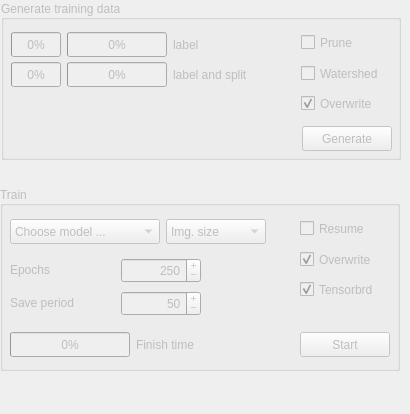
      <widget class="QWidget" name="train_tab">
       <property name="geometry">
        <rect>
         <x>0</x>
         <y>0</y>
         <width>410</width>
         <height>414</height>
        </rect>
       </property>
       <property name="sizePolicy">
        <sizepolicy hsizetype="Ignored" vsizetype="Preferred">
         <horstretch>0</horstretch>
         <verstretch>0</verstretch>
        </sizepolicy>
       </property>
       <attribute name="icon">
        <iconset>
         <normaloff>icons/noun-rocket-7158872.svg</normaloff>icons/noun-rocket-7158872.svg</iconset>
       </attribute>
       <attribute name="label">
        <string>Train model</string>
       </attribute>
       <attribute name="toolTip">
        <string>Train a new or existing model with generated training data</string>
       </attribute>
       <widget class="QWidget" name="verticalLayoutWidget_4">
        <property name="geometry">
         <rect>
          <x>0</x>
          <y>0</y>
          <width>402</width>
          <height>371</height>
         </rect>
        </property>
        <layout class="QVBoxLayout" name="train_vertical_layout" stretch="0,0">
         <item alignment="Qt::AlignmentFlag::AlignHCenter|Qt::AlignmentFlag::AlignTop">
          <widget class="QGroupBox" name="train_generate_groupbox">
           <property name="enabled">
            <bool>false</bool>
           </property>
           <property name="sizePolicy">
            <sizepolicy hsizetype="Fixed" vsizetype="Fixed">
             <horstretch>0</horstretch>
             <verstretch>0</verstretch>
            </sizepolicy>
           </property>
           <property name="minimumSize">
            <size>
             <width>400</width>
             <height>160</height>
            </size>
           </property>
           <property name="maximumSize">
            <size>
             <width>400</width>
             <height>140</height>
            </size>
           </property>
           <property name="title">
            <string>Generate training data</string>
           </property>
           <property name="alignment">
            <set>Qt::AlignmentFlag::AlignLeading|Qt::AlignmentFlag::AlignLeft|Qt::AlignmentFlag::AlignVCenter</set>
           </property>
           <widget class="QWidget" name="layoutWidget">
            <property name="geometry">
             <rect>
              <x>10</x>
              <y>30</y>
              <width>281</width>
              <height>29</height>
             </rect>
            </property>
            <layout class="QHBoxLayout" name="train_progress_A_horizontalLayout">
             <item>
              <widget class="QProgressBar" name="train_polygons_overall_progressbar">
               <property name="enabled">
                <bool>false</bool>
               </property>
               <property name="sizePolicy">
                <sizepolicy hsizetype="MinimumExpanding" vsizetype="Fixed">
                 <horstretch>0</horstretch>
                 <verstretch>0</verstretch>
                </sizepolicy>
               </property>
               <property name="minimumSize">
                <size>
                 <width>50</width>
                 <height>25</height>
                </size>
               </property>
               <property name="maximumSize">
                <size>
                 <width>50</width>
                 <height>25</height>
                </size>
               </property>
               <property name="toolTip">
                <string>&lt;html&gt;&lt;head/&gt;&lt;body&gt;&lt;p&gt;Batch predict progress bar&lt;/p&gt;&lt;/body&gt;&lt;/html&gt;</string>
               </property>
               <property name="maximum">
                <number>20</number>
               </property>
               <property name="value">
                <number>0</number>
               </property>
               <property name="format">
                <string>%p%</string>
               </property>
              </widget>
             </item>
             <item>
              <widget class="QProgressBar" name="train_polygons_frames_progressbar">
               <property name="enabled">
                <bool>false</bool>
               </property>
               <property name="sizePolicy">
                <sizepolicy hsizetype="MinimumExpanding" vsizetype="Fixed">
                 <horstretch>0</horstretch>
                 <verstretch>0</verstretch>
                </sizepolicy>
               </property>
               <property name="minimumSize">
                <size>
                 <width>100</width>
                 <height>25</height>
                </size>
               </property>
               <property name="maximumSize">
                <size>
                 <width>100</width>
                 <height>25</height>
                </size>
               </property>
               <property name="toolTip">
                <string>&lt;html&gt;&lt;head/&gt;&lt;body&gt;&lt;p&gt;Batch predict progress bar&lt;/p&gt;&lt;/body&gt;&lt;/html&gt;</string>
               </property>
               <property name="maximum">
                <number>20</number>
               </property>
               <property name="value">
                <number>0</number>
               </property>
               <property name="format">
                <string>%p%</string>
               </property>
              </widget>
             </item>
             <item>
              <widget class="QLabel" name="train_polygons_label">
               <property name="enabled">
                <bool>false</bool>
               </property>
               <property name="minimumSize">
                <size>
                 <width>0</width>
                 <height>25</height>
                </size>
               </property>
               <property name="maximumSize">
                <size>
                 <width>16777215</width>
                 <height>25</height>
                </size>
               </property>
               <property name="text">
                <string>label</string>
               </property>
              </widget>
             </item>
            </layout>
           </widget>
           <widget class="QWidget" name="layoutWidget">
            <property name="geometry">
             <rect>
              <x>10</x>
              <y>60</y>
              <width>281</width>
              <height>29</height>
             </rect>
            </property>
            <layout class="QHBoxLayout" name="train_progress_B_horizontalLayout">
             <item>
              <widget class="QProgressBar" name="train_export_overall_progressbar">
               <property name="enabled">
                <bool>false</bool>
               </property>
               <property name="sizePolicy">
                <sizepolicy hsizetype="MinimumExpanding" vsizetype="Fixed">
                 <horstretch>0</horstretch>
                 <verstretch>0</verstretch>
                </sizepolicy>
               </property>
               <property name="minimumSize">
                <size>
                 <width>50</width>
                 <height>25</height>
                </size>
               </property>
               <property name="maximumSize">
                <size>
                 <width>50</width>
                 <height>25</height>
                </size>
               </property>
               <property name="toolTip">
                <string>&lt;html&gt;&lt;head/&gt;&lt;body&gt;&lt;p&gt;Batch predict progress bar&lt;/p&gt;&lt;/body&gt;&lt;/html&gt;</string>
               </property>
               <property name="maximum">
                <number>20</number>
               </property>
               <property name="value">
                <number>0</number>
               </property>
               <property name="format">
                <string>%p%</string>
               </property>
              </widget>
             </item>
             <item>
              <widget class="QProgressBar" name="train_export_frames_progressbar">
               <property name="enabled">
                <bool>false</bool>
               </property>
               <property name="sizePolicy">
                <sizepolicy hsizetype="MinimumExpanding" vsizetype="Fixed">
                 <horstretch>0</horstretch>
                 <verstretch>0</verstretch>
                </sizepolicy>
               </property>
               <property name="minimumSize">
                <size>
                 <width>100</width>
                 <height>25</height>
                </size>
               </property>
               <property name="maximumSize">
                <size>
                 <width>100</width>
                 <height>25</height>
                </size>
               </property>
               <property name="toolTip">
                <string>&lt;html&gt;&lt;head/&gt;&lt;body&gt;&lt;p&gt;Batch predict progress bar&lt;/p&gt;&lt;/body&gt;&lt;/html&gt;</string>
               </property>
               <property name="maximum">
                <number>20</number>
               </property>
               <property name="value">
                <number>0</number>
               </property>
               <property name="format">
                <string>%p%</string>
               </property>
              </widget>
             </item>
             <item>
              <widget class="QLabel" name="train_export_label">
               <property name="enabled">
                <bool>false</bool>
               </property>
               <property name="minimumSize">
                <size>
                 <width>0</width>
                 <height>25</height>
                </size>
               </property>
               <property name="maximumSize">
                <size>
                 <width>16777215</width>
                 <height>25</height>
                </size>
               </property>
               <property name="text">
                <string>label and split</string>
               </property>
              </widget>
             </item>
            </layout>
           </widget>
           <widget class="QWidget" name="layoutWidget">
            <property name="geometry">
             <rect>
              <x>300</x>
              <y>30</y>
              <width>90</width>
              <height>81</height>
             </rect>
            </property>
            <layout class="QVBoxLayout" name="train_checkboxes_verticalLayout">
             <property name="spacing">
              <number>10</number>
             </property>
             <item>
              <widget class="QCheckBox" name="train_prune_checkBox">
               <property name="enabled">
                <bool>false</bool>
               </property>
               <property name="minimumSize">
                <size>
                 <width>90</width>
                 <height>25</height>
                </size>
               </property>
               <property name="maximumSize">
                <size>
                 <width>90</width>
                 <height>25</height>
                </size>
               </property>
               <property name="toolTip">
                <string>Exclude frames in which only a subset of all
labels is present.</string>
               </property>
               <property name="text">
                <string>Prune</string>
               </property>
               <property name="checked">
                <bool>false</bool>
               </property>
              </widget>
             </item>
             <item>
              <widget class="QCheckBox" name="train_data_watershed_checkBox">
               <property name="enabled">
                <bool>false</bool>
               </property>
               <property name="minimumSize">
                <size>
                 <width>90</width>
                 <height>25</height>
                </size>
               </property>
               <property name="maximumSize">
                <size>
                 <width>90</width>
                 <height>25</height>
                </size>
               </property>
               <property name="toolTip">
                <string>Enable watershed on mask data. This helps to separate masks that 
are on the same layer and carry the same label assignment,
but should be separate entities in the training data.</string>
               </property>
               <property name="text">
                <string>Watershed</string>
               </property>
               <property name="checked">
                <bool>false</bool>
               </property>
              </widget>
             </item>
             <item>
              <widget class="QCheckBox" name="train_data_overwrite_checkBox">
               <property name="enabled">
                <bool>false</bool>
               </property>
               <property name="minimumSize">
                <size>
                 <width>90</width>
                 <height>25</height>
                </size>
               </property>
               <property name="maximumSize">
                <size>
                 <width>90</width>
                 <height>25</height>
                </size>
               </property>
               <property name="text">
                <string>Overwrite</string>
               </property>
               <property name="checked">
                <bool>true</bool>
               </property>
              </widget>
             </item>
            </layout>
           </widget>
           <widget class="QWidget" name="layoutWidget">
            <property name="geometry">
             <rect>
              <x>10</x>
              <y>120</y>
              <width>381</width>
              <height>37</height>
             </rect>
            </property>
            <layout class="QHBoxLayout" name="train_folder_btn_horizontalLayout">
             <item>
              <widget class="QLabel" name="training_data_folder_label">
               <property name="enabled">
                <bool>false</bool>
               </property>
               <property name="minimumSize">
                <size>
                 <width>275</width>
                 <height>25</height>
                </size>
               </property>
               <property name="maximumSize">
                <size>
                 <width>275</width>
                 <height>25</height>
                </size>
               </property>
               <property name="text">
                <string/>
               </property>
              </widget>
             </item>
             <item alignment="Qt::AlignmentFlag::AlignRight|Qt::AlignmentFlag::AlignVCenter">
              <widget class="QPushButton" name="generate_training_data_btn">
               <property name="sizePolicy">
                <sizepolicy hsizetype="Fixed" vsizetype="Fixed">
                 <horstretch>0</horstretch>
                 <verstretch>0</verstretch>
                </sizepolicy>
               </property>
               <property name="minimumSize">
                <size>
                 <width>90</width>
                 <height>25</height>
                </size>
               </property>
               <property name="maximumSize">
                <size>
                 <width>90</width>
                 <height>25</height>
                </size>
               </property>
               <property name="text">
                <string>Generate</string>
               </property>
              </widget>
             </item>
            </layout>
           </widget>
          </widget>
         </item>
         <item>
          <widget class="QGroupBox" name="train_train_groupbox">
           <property name="enabled">
            <bool>false</bool>
           </property>
           <property name="sizePolicy">
            <sizepolicy hsizetype="Fixed" vsizetype="Fixed">
             <horstretch>0</horstretch>
             <verstretch>0</verstretch>
            </sizepolicy>
           </property>
           <property name="minimumSize">
            <size>
             <width>400</width>
             <height>185</height>
            </size>
           </property>
           <property name="maximumSize">
            <size>
             <width>400</width>
             <height>185</height>
            </size>
           </property>
           <property name="title">
            <string>Train</string>
           </property>
           <property name="alignment">
            <set>Qt::AlignmentFlag::AlignLeading|Qt::AlignmentFlag::AlignLeft|Qt::AlignmentFlag::AlignVCenter</set>
           </property>
           <widget class="QWidget" name="layoutWidget">
            <property name="geometry">
             <rect>
              <x>10</x>
              <y>70</y>
              <width>201</width>
              <height>62</height>
             </rect>
            </property>
            <layout class="QGridLayout" name="train_grid_layout">
             <property name="rightMargin">
              <number>10</number>
             </property>
             <item row="0" column="0" alignment="Qt::AlignmentFlag::AlignLeft|Qt::AlignmentFlag::AlignVCenter">
              <widget class="QLabel" name="num_epochs_label">
               <property name="sizePolicy">
                <sizepolicy hsizetype="Expanding" vsizetype="Preferred">
                 <horstretch>0</horstretch>
                 <verstretch>0</verstretch>
                </sizepolicy>
               </property>
               <property name="minimumSize">
                <size>
                 <width>100</width>
                 <height>0</height>
                </size>
               </property>
               <property name="maximumSize">
                <size>
                 <width>100</width>
                 <height>25</height>
                </size>
               </property>
               <property name="text">
                <string>Epochs</string>
               </property>
              </widget>
             </item>
             <item row="1" column="0" alignment="Qt::AlignmentFlag::AlignLeft|Qt::AlignmentFlag::AlignVCenter">
              <widget class="QLabel" name="save_period_label">
               <property name="sizePolicy">
                <sizepolicy hsizetype="Expanding" vsizetype="Preferred">
                 <horstretch>0</horstretch>
                 <verstretch>0</verstretch>
                </sizepolicy>
               </property>
               <property name="minimumSize">
                <size>
                 <width>100</width>
                 <height>0</height>
                </size>
               </property>
               <property name="maximumSize">
                <size>
                 <width>100</width>
                 <height>25</height>
                </size>
               </property>
               <property name="text">
                <string>Save period</string>
               </property>
              </widget>
             </item>
             <item row="0" column="1" alignment="Qt::AlignmentFlag::AlignRight">
              <widget class="QSpinBox" name="num_epochs_input">
               <property name="sizePolicy">
                <sizepolicy hsizetype="Fixed" vsizetype="Fixed">
                 <horstretch>0</horstretch>
                 <verstretch>0</verstretch>
                </sizepolicy>
               </property>
               <property name="minimumSize">
                <size>
                 <width>80</width>
                 <height>25</height>
                </size>
               </property>
               <property name="maximumSize">
                <size>
                 <width>80</width>
                 <height>25</height>
                </size>
               </property>
               <property name="toolTip">
                <string>How many epochs in total
should be trained?
Recommended are at least ~50.</string>
               </property>
               <property name="alignment">
                <set>Qt::AlignmentFlag::AlignRight|Qt::AlignmentFlag::AlignTrailing|Qt::AlignmentFlag::AlignVCenter</set>
               </property>
               <property name="buttonSymbols">
                <enum>QAbstractSpinBox::ButtonSymbols::PlusMinus</enum>
               </property>
               <property name="minimum">
                <number>1</number>
               </property>
               <property name="maximum">
                <number>900</number>
               </property>
               <property name="singleStep">
                <number>10</number>
               </property>
               <property name="value">
                <number>250</number>
               </property>
              </widget>
             </item>
             <item row="1" column="1" alignment="Qt::AlignmentFlag::AlignRight">
              <widget class="QSpinBox" name="save_period_input">
               <property name="sizePolicy">
                <sizepolicy hsizetype="Fixed" vsizetype="Fixed">
                 <horstretch>0</horstretch>
                 <verstretch>0</verstretch>
                </sizepolicy>
               </property>
               <property name="minimumSize">
                <size>
                 <width>80</width>
                 <height>25</height>
                </size>
               </property>
               <property name="maximumSize">
                <size>
                 <width>80</width>
                 <height>25</height>
                </size>
               </property>
               <property name="toolTip">
                <string>After how many epochs should
(intermediary) output models be saved?</string>
               </property>
               <property name="alignment">
                <set>Qt::AlignmentFlag::AlignRight|Qt::AlignmentFlag::AlignTrailing|Qt::AlignmentFlag::AlignVCenter</set>
               </property>
               <property name="buttonSymbols">
                <enum>QAbstractSpinBox::ButtonSymbols::PlusMinus</enum>
               </property>
               <property name="minimum">
                <number>2</number>
               </property>
               <property name="maximum">
                <number>100</number>
               </property>
               <property name="singleStep">
                <number>15</number>
               </property>
               <property name="value">
                <number>50</number>
               </property>
              </widget>
             </item>
            </layout>
           </widget>
           <widget class="QWidget" name="layoutWidget">
            <property name="geometry">
             <rect>
              <x>300</x>
              <y>30</y>
              <width>90</width>
              <height>81</height>
             </rect>
            </property>
            <layout class="QVBoxLayout" name="train_verticalLayout">
             <property name="spacing">
              <number>10</number>
             </property>
             <property name="bottomMargin">
              <number>0</number>
             </property>
             <item alignment="Qt::AlignmentFlag::AlignLeft|Qt::AlignmentFlag::AlignTop">
              <widget class="QCheckBox" name="train_resume_checkBox">
               <property name="enabled">
                <bool>false</bool>
               </property>
               <property name="minimumSize">
                <size>
                 <width>90</width>
                 <height>25</height>
                </size>
               </property>
               <property name="maximumSize">
                <size>
                 <width>90</width>
                 <height>25</height>
                </size>
               </property>
               <property name="text">
                <string>Resume</string>
               </property>
              </widget>
             </item>
             <item alignment="Qt::AlignmentFlag::AlignLeft|Qt::AlignmentFlag::AlignTop">
              <widget class="QCheckBox" name="train_training_overwrite_checkBox">
               <property name="enabled">
                <bool>false</bool>
               </property>
               <property name="minimumSize">
                <size>
                 <width>90</width>
                 <height>25</height>
                </size>
               </property>
               <property name="maximumSize">
                <size>
                 <width>90</width>
                 <height>25</height>
                </size>
               </property>
               <property name="text">
                <string>Overwrite</string>
               </property>
               <property name="checked">
                <bool>true</bool>
               </property>
              </widget>
             </item>
             <item>
              <widget class="QCheckBox" name="launch_tensorboard_checkBox">
               <property name="enabled">
                <bool>false</bool>
               </property>
               <property name="minimumSize">
                <size>
                 <width>90</width>
                 <height>25</height>
                </size>
               </property>
               <property name="maximumSize">
                <size>
                 <width>90</width>
                 <height>25</height>
                </size>
               </property>
               <property name="toolTip">
                <string>Start tensorboard (open browser window)</string>
               </property>
               <property name="text">
                <string>Tensorbrd</string>
               </property>
               <property name="checked">
                <bool>true</bool>
               </property>
              </widget>
             </item>
            </layout>
           </widget>
           <widget class="QWidget" name="layoutWidget">
            <property name="geometry">
             <rect>
              <x>10</x>
              <y>30</y>
              <width>281</width>
              <height>31</height>
             </rect>
            </property>
            <layout class="QHBoxLayout" name="model_choose_horizontalLayout">
             <item alignment="Qt::AlignmentFlag::AlignLeft|Qt::AlignmentFlag::AlignVCenter">
              <widget class="QComboBox" name="yolomodel_list">
               <property name="minimumSize">
                <size>
                 <width>150</width>
                 <height>25</height>
                </size>
               </property>
               <property name="maximumSize">
                <size>
                 <width>150</width>
                 <height>25</height>
                </size>
               </property>
               <item>
                <property name="text">
                 <string>Choose model ...</string>
                </property>
               </item>
              </widget>
             </item>
             <item alignment="Qt::AlignmentFlag::AlignLeft|Qt::AlignmentFlag::AlignVCenter">
              <widget class="QComboBox" name="yoloimagesize_list">
               <property name="minimumSize">
                <size>
                 <width>100</width>
                 <height>25</height>
                </size>
               </property>
               <property name="maximumSize">
                <size>
                 <width>100</width>
                 <height>25</height>
                </size>
               </property>
               <property name="toolTip">
                <string>Image size used for training within YOLO</string>
               </property>
               <item>
                <property name="text">
                 <string>Img. size</string>
                </property>
               </item>
               <item>
                <property name="text">
                 <string>640</string>
                </property>
               </item>
               <item>
                <property name="text">
                 <string>1024</string>
                </property>
               </item>
              </widget>
             </item>
            </layout>
           </widget>
           <widget class="QWidget" name="layoutWidget">
            <property name="geometry">
             <rect>
              <x>10</x>
              <y>140</y>
              <width>380</width>
              <height>37</height>
             </rect>
            </property>
            <layout class="QHBoxLayout" name="epochs_horizontalLayout">
             <item alignment="Qt::AlignmentFlag::AlignLeft|Qt::AlignmentFlag::AlignVCenter">
              <widget class="QProgressBar" name="train_epochs_progressbar">
               <property name="enabled">
                <bool>false</bool>
               </property>
               <property name="sizePolicy">
                <sizepolicy hsizetype="MinimumExpanding" vsizetype="Fixed">
                 <horstretch>0</horstretch>
                 <verstretch>0</verstretch>
                </sizepolicy>
               </property>
               <property name="minimumSize">
                <size>
                 <width>120</width>
                 <height>25</height>
                </size>
               </property>
               <property name="maximumSize">
                <size>
                 <width>120</width>
                 <height>25</height>
                </size>
               </property>
               <property name="toolTip">
                <string>&lt;html&gt;&lt;head/&gt;&lt;body&gt;&lt;p&gt;Batch predict progress bar&lt;/p&gt;&lt;/body&gt;&lt;/html&gt;</string>
               </property>
               <property name="maximum">
                <number>20</number>
               </property>
               <property name="value">
                <number>0</number>
               </property>
               <property name="format">
                <string>%p%</string>
               </property>
              </widget>
             </item>
             <item alignment="Qt::AlignmentFlag::AlignLeft|Qt::AlignmentFlag::AlignVCenter">
              <widget class="QLabel" name="train_finishtime_label">
               <property name="enabled">
                <bool>false</bool>
               </property>
               <property name="minimumSize">
                <size>
                 <width>150</width>
                 <height>25</height>
                </size>
               </property>
               <property name="maximumSize">
                <size>
                 <width>150</width>
                 <height>25</height>
                </size>
               </property>
               <property name="toolTip">
                <string>Approximate time of training finish</string>
               </property>
               <property name="text">
                <string>Finish time</string>
               </property>
              </widget>
             </item>
             <item alignment="Qt::AlignmentFlag::AlignRight|Qt::AlignmentFlag::AlignVCenter">
              <widget class="QPushButton" name="start_stop_training_btn">
               <property name="sizePolicy">
                <sizepolicy hsizetype="Fixed" vsizetype="Fixed">
                 <horstretch>0</horstretch>
                 <verstretch>0</verstretch>
                </sizepolicy>
               </property>
               <property name="minimumSize">
                <size>
                 <width>90</width>
                 <height>25</height>
                </size>
               </property>
               <property name="maximumSize">
                <size>
                 <width>90</width>
                 <height>25</height>
                </size>
               </property>
               <property name="text">
                <string>Start</string>
               </property>
              </widget>
             </item>
            </layout>
           </widget>
          </widget>
         </item>
        </layout>
       </widget>
      </widget>
